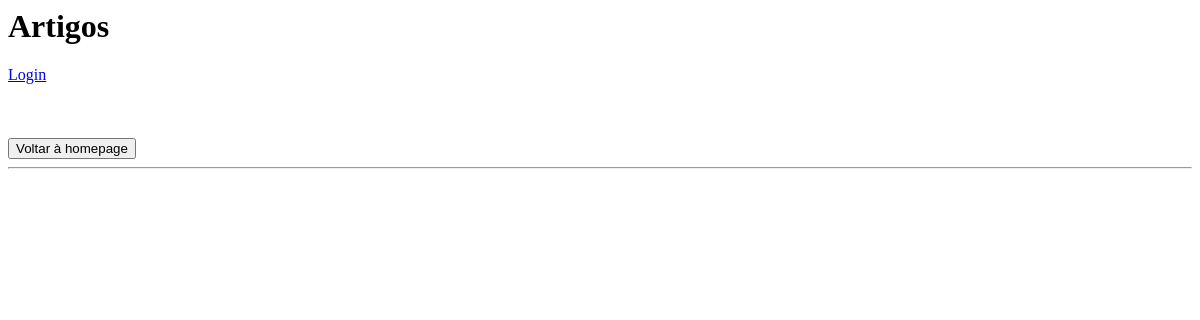
Page /artigos/ on the earlier database version.
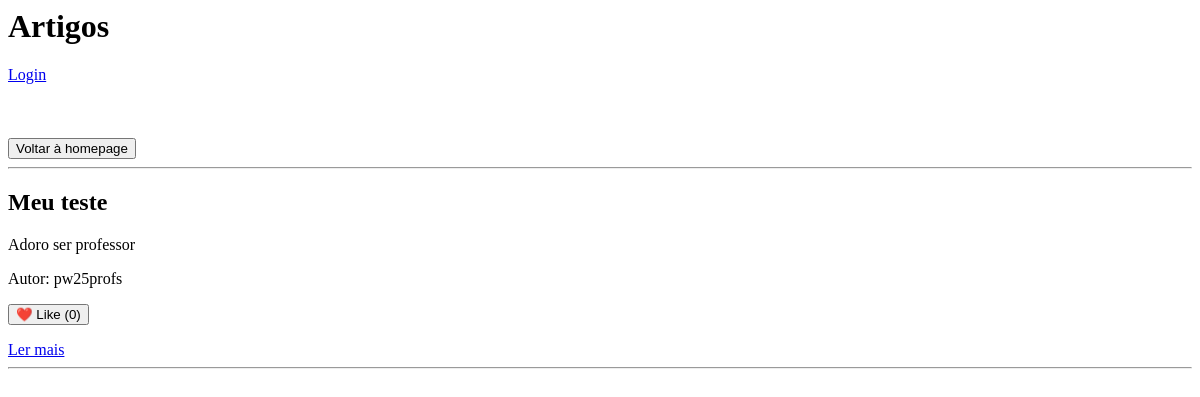
Same page on the later database version.
### artigos/models.py (models this page shows, shortened)
class Artigo(models.Model):
    titulo = models.CharField(max_length = 100)
    texto = models.TextField()
    fotografia = models.ImageField(upload_to='artigos/', blank = True, null =True)
    link_externo = models.URLField(blank = True, null = True)
    data_criacao = models.DateTimeField(auto_now = True)
    autor = models.ForeignKey(User, on_delete=models.CASCADE, related_name = 'artigos')
    likes = models.ManyToManyField(User, blank =True, related_name = 'likes_artigos')

### artigos/views.py (the view)
# urls.py: path('', views.lista_artigos, name='lista_artigos'),
def lista_artigos(request):
    artigos = Artigo.objects.all().order_by('-data_criacao')
    return render(request, 'artigos/lista_artigos.html', {
        'artigos': artigos
    })

### artigos/templates/artigos/lista_artigos.html (shortened to what this page needs)
{% block main %}
<h1>Artigos</h1>
{% if request.user.is_authenticated %}
    <a href="{% url 'logout' %}">Logout</a>
{% else %}
    <a href="{% url 'login' %}">Login</a>
{% endif %}
<a href="{% url 'home' %}">
    <button>Voltar à homepage</button>
</a>
<hr>
{% for artigo in artigos %}
    <h2>{{ artigo.titulo }}</h2>
    <p>{{ artigo.texto|truncatewords:30 }}</p>
    <p>Autor: {{ artigo.autor }}</p>
    <form method="post" action="{% url 'like_artigo' artigo.id %}?next={{ request.path }}">
        <button type="submit">
            {% if user in artigo.likes.all %}
                💔 Unlike
            {% else %}
                ❤️ Like
            {% endif %}
            ({{ artigo.likes.count }})
        </button>
    </form>
    <a href="{% url 'detalhe_artigo' artigo.id %}">
        Ler mais
    </a>
    <hr>
{% endfor %}
{% endblock %}

Differences in the rows shown:
added Artigo: titulo "Meu teste", texto "Adoro ser professor", autor "pw25profs", shows "❤️ Like", likes.count "0"
